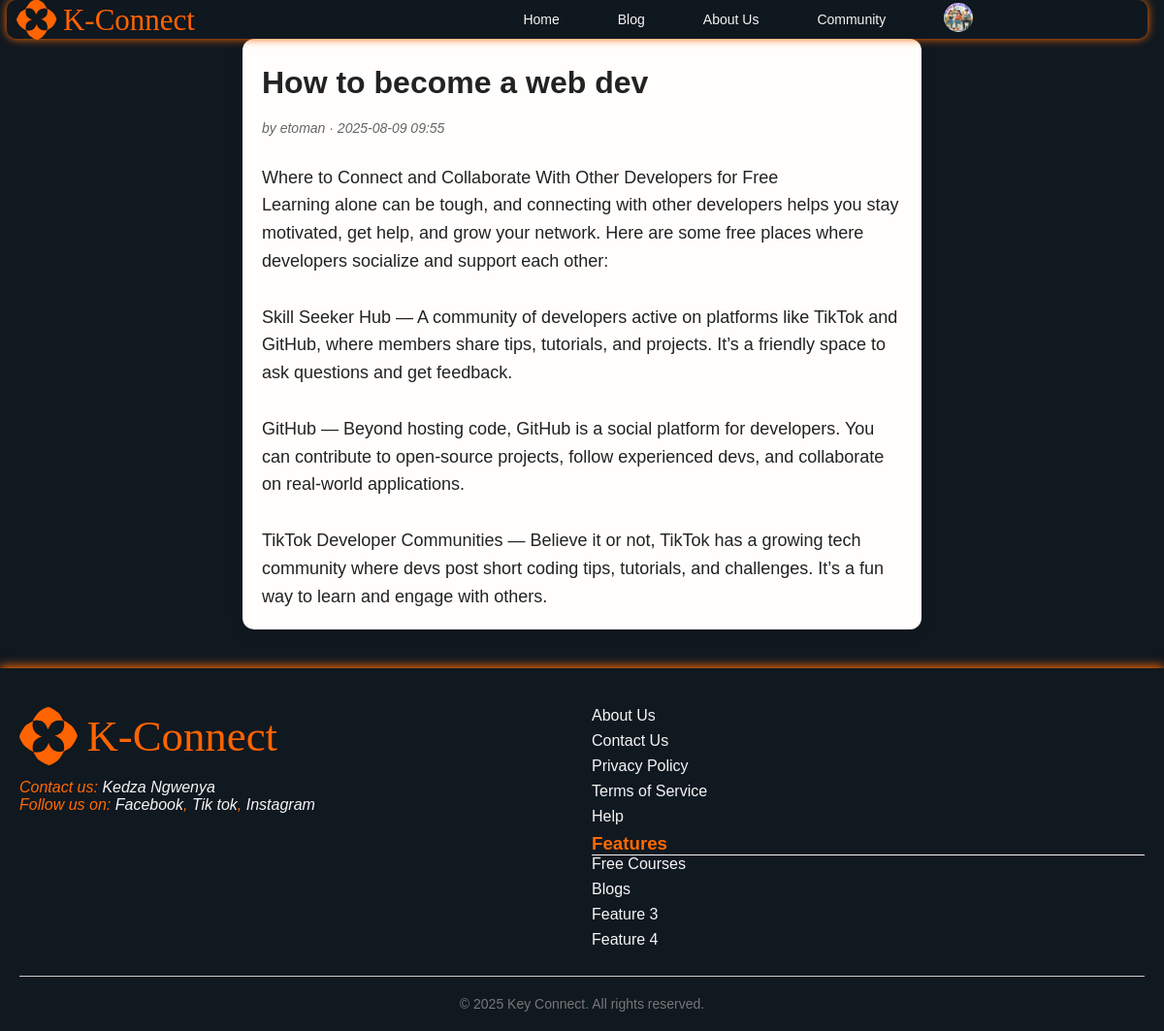
/blog/3/ (signed in), run on the app's committed database.
### keyConnectapp/models.py (models this page shows, shortened)
class Profile(models.Model):
    user = models.OneToOneField(settings.AUTH_USER_MODEL, on_delete=models.CASCADE)
    display_name = models.CharField(max_length=100, blank=True)
    avatar = models.ImageField(upload_to="avatars/", blank=True, null=True)
    bio = models.TextField(blank=True)
    personal_details = models.TextField(blank=True)  # Additional personal info

class Blog(models.Model):
    author = models.ForeignKey(
        settings.AUTH_USER_MODEL,
        on_delete=models.CASCADE,
        related_name="blogs"
    )
    title = models.CharField(max_length=200)
    short_description = models.CharField(max_length=300, blank=True)
    image = models.ImageField(upload_to="blog_images/", blank=True, null=True)
    icon = models.ImageField(upload_to="blog_icons/", blank=True, null=True)
    content = models.TextField()
    created_at = models.DateTimeField(auto_now_add=True)
    views = models.PositiveIntegerField(default=0)
    is_top = models.BooleanField(default=False)  # Flag for featured posts
    class Meta:
        ordering = ["-created_at"]

### keyConnectapp/views.py (the view)
# urls.py: path('blog/<int:blog_id>/', views.blog_detail_view, name='blog_detail'),
def blog_detail_view(request, blog_id):
    blog = get_object_or_404(Blog, id=blog_id)
    Blog.objects.filter(id=blog_id).update(views=F('views') + 1)
    blog.refresh_from_db()
    return render(request, "keyConnectapp/blog_detail.html", {"blog": blog})

### keyConnectapp/context_processors.py (called while the page is built)
def user_profile(request):
    if request.user.is_authenticated:
        try:
            profile = Profile.objects.get(user=request.user)
        except Profile.DoesNotExist:
            profile = None
    else:
        profile = None
    return {'nav_profile': profile}

### keyConnectapp/templates/keyConnectapp/blog_detail.html (shortened to what this page needs)
{% extends "base.html" %}
{% block content %}
<article class="blog-detail">
    <h1 class="blog-detail__title">{{ blog.title }}</h1>
    <p class="blog-detail__author-date">by {{ blog.author.username }} · {{ blog.created_at|date:"Y-m-d H:i" }}</p>
    <p class="blog-detail__content">{{ blog.content }}</p>
</article>
{% endblock %}

### templates/base.html (shortened to what this page needs)
<!DOCTYPE html>
<html>
<head>
    {% load static %}
    <link rel="stylesheet" href="{% static 'keyConnectapp/style.css' %}">
</head>
<body>
    <header class="main-header">
    <nav class="navbar">
        <img class="logo" src="{% static 'keyConnectapp/images/k-connectsidelogo.svg' %}" alt="Logo" />
        <ul class="nav-links">
            <li><a href="{% url 'home' %}">Home</a></li>
            <li><a href="{% url 'blog' %}">Blog</a></li>
            <li><a href="{% url 'about_us' %}">About Us</a></li>
            <li><a href="{% url 'community_list' %}">Community</a></li>
            {% if user.is_authenticated %}
            <li class="profile-dropdown">
                <img src="{% if nav_profile and nav_profile.avatar %}{{ nav_profile.avatar.url }}{% else %}{% static 'keyConnectapp/images/default_avatar.png' %}{% endif %}"
                    alt="Profile" class="nav-profile-pic" />
            </li>
            {% else %}
            <li><a href="{% url 'login' %}">Login</a></li>
            <li><a href="{% url 'register' %}"><span class="sign-up">Register</span></a></li>
            {% endif %}
        </ul>
    </nav>
</header>
    <main>
        {% block content %}{% endblock %}
    </main>
    <footer>
        <div class="footer-container">
            <address class="footer-left">
                <div class="footer-logo">
                    <img class="logo" src="{% static 'keyConnectapp/images/k-connectsidelogo.svg' %}" alt="Logo">
                </div>
                <p>Contact us: <a href="mailto:kedzangwenya@gmail.com">Kedza Ngwenya</a></p>
                <p>Follow us on:
                    <a href="https://www.facebook.com/MrafricaNgwenya">Facebook</a>,
                    <a href="https://www.tiktok.com/@mr_africa_official?_t=ZS-8yn49LGngob&_r=1">Tik tok</a>,
                    <a href=" https://www.instagram.com/mr_africa_black_is_power?igsh=eW40cGF0cjF5djY0">Instagram</a>
                </p>
            </address>
            <div class="footer-right">
                <nav class="footer-nav">
                    <ul>
                        <li><a href="{% url 'about_us' %}">About Us</a></li>
                        <li><a href="#">Contact Us</a></li>
                        <li><a href="#">Privacy Policy</a></li>
                        <li><a href="#">Terms of Service</a></li>
                        <li><a href="#">Help</a></li>
                    </ul>
                </nav>
                <div class="feature">
                    <h3>Features</h3>
                    <ul>
                        <li><a href="#">Free Courses</a></li>
                        <li><a href="#">Blogs</a></li>
                        <li><a href="#">Feature 3</a></li>
                        <li><a href="#">Feature 4</a></li>
                    </ul>
                </div>
            </div>
        </div>
        <div class="footer-bottom">
            <p>&copy; 2025 Key Connect. All rights reserved.</p>
        </div>
    </footer>
</body>
</html>

### keyConnectapp/static/keyConnectapp/style.css (style rules this page uses)
* { margin: 0; padding: 0; box-sizing: border-box; font-family: 'Arial', 'roboto'; }
:root { --background-color1: #ffb400; --background-color2: #ff6a00; --text-color: #2b2b2b; --rich-black: #101820; --rich-black2: #10182085; --text-color2: #f5f5f5; --test-color1: #ff6a00; }
body { background-color: var(--rich-black); }
.main-header { width: 98%; height: 40px; background-color: var(--rich-black2); display: flex; align-items: center; padding: 0 10px; margin: auto; border-radius: 10px; box-shadow: 0 0 10px var(--background-color2); position: fixed; top: 0; left: 7px; z-index: 1000; }
.navbar { width: 100%; display: flex; justify-content: space-between; align-items: center; }
.logo { height: 15%; width: 17%; }
.nav-links { list-style: none; display: flex; align-items: center; gap: 60px; margin: 0; width: 60%; padding: 0 5px 0 60px; }
.nav-links li { position: relative; }
.nav-links a { text-decoration: none; color: var(--text-color2); font-size: 14px; }
.nav-profile-pic { height: 30px; width: 30px; border-radius: 50%; cursor: pointer; object-fit: cover; aspect-ratio: 1 / 1; margin: 2 0 0 10px; }
.profile-dropdown { position: relative; }
:root { --cards-visible: 3; --gap: 20px; --card-height: 320px; }
footer { background-color: var(--rich-black); padding: 40px 20px 20px; font-family: sans-serif; box-shadow: 0 -2px 10px var(--background-color2); }
.feature h3 { color: var(--background-color2); border-bottom: 1px solid var(--text-color2); }
.footer-container { display: flex; justify-content: space-between; flex-wrap: wrap; gap: 20px; border-bottom: 1px solid #ccc; padding-bottom: 20px; }
.footer-container p { color: var(--background-color2); }
.footer-left, .footer-right { flex: 1; min-width: 250px; }
.footer-logo img { width: 50%; height: 15%; margin-bottom: 10px; }
.footer-nav ul, .feature ul { list-style: none; padding: 0; }
.footer-nav ul li, .feature ul li { margin-bottom: 8px; }
.footer-nav a, .feature a, address a { color: var(--text-color2); text-decoration: none; }
.footer-bottom { text-align: center; margin-top: 20px; font-size: 14px; color: #777; }
.blog-detail { max-width: 700px; margin: 40px auto; padding: 20px; background-color: #fffefc; border-radius: 12px; box-shadow: 0 4px 16px rgba(0,0,0,0.1); font-family: 'Segoe UI', Tahoma, Geneva, Verdana, sans-serif; line-height: 1.6; color: #222; }
.blog-detail__title { font-size: 32px; font-weight: 700; margin-bottom: 10px; }
.blog-detail__author-date { font-size: 14px; color: #666; margin-bottom: 25px; font-style: italic; }
.blog-detail__content { font-size: 18px; white-space: pre-line; }

### data on the page
Profile: avatar (picture)
Blog: title "How to become a web dev", author.username "etoman", created_at "2025-08-09 09:55", content "Where to Connect and Collaborate With Other Developers for Free Learning alone can be tough, and connecting with other developers helps you stay motivated, get help, and grow your network. Here are some free places where developers socialize and support each other: Skill Seeker Hub — A community of developers active on platforms like TikTok and GitHub, where members share tips, tutorials, and projects. It’s a friendly space to ask questions and get feedback. GitHub — Beyond hosting code, GitHub is a social platform for developers. You can contribute to open-source projects, follow experienced devs, and collaborate on real-world applications. TikTok Developer Communities — Believe it or not,…"
